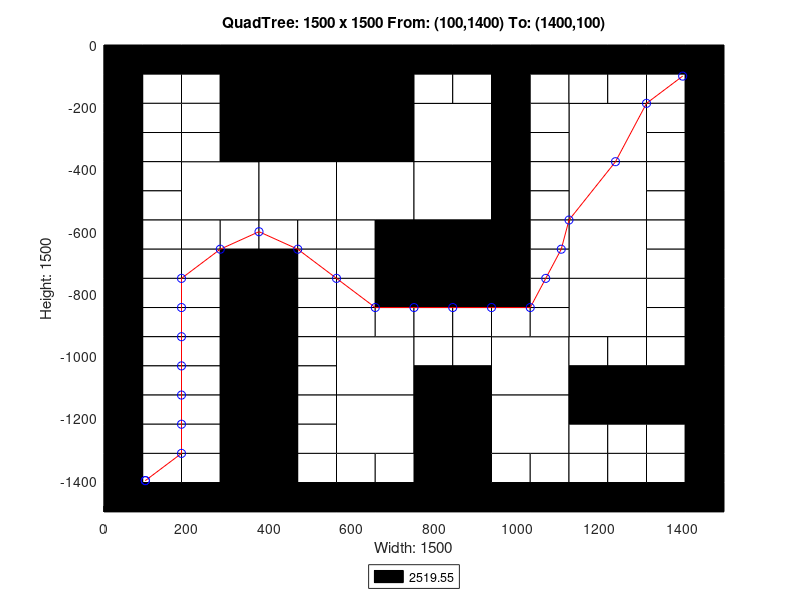

Here is the MATLAB script that generated this plot:
axis([0 1500 -1500 0]);
title('QuadTree: 1500 x 1500 From: (100,1400) To: (1400,100)');
xlabel('Width: 1500');
ylabel('Height: 1500');
rectangle('Position',[375 -375 375 375], 'FaceColor',[0 0 0]);
rectangle('Position',[187.5 -562.5 187.5 187.5], 'FaceColor',[1 1 1]);
rectangle('Position',[375 -562.5 187.5 187.5], 'FaceColor',[1 1 1]);
rectangle('Position',[562.5 -562.5 187.5 187.5], 'FaceColor',[1 1 1]);
rectangle('Position',[750 -375 187.5 187.5], 'FaceColor',[1 1 1]);
rectangle('Position',[1125 -375 187.5 187.5], 'FaceColor',[1 1 1]);
rectangle('Position',[750 -562.5 187.5 187.5], 'FaceColor',[1 1 1]);
rectangle('Position',[750 -750 187.5 187.5], 'FaceColor',[0 0 0]);
rectangle('Position',[1125 -562.5 187.5 187.5], 'FaceColor',[1 1 1]);
rectangle('Position',[1125 -750 187.5 187.5], 'FaceColor',[1 1 1]);
rectangle('Position',[562.5 -1125 187.5 187.5], 'FaceColor',[1 1 1]);
rectangle('Position',[562.5 -1312.5 187.5 187.5], 'FaceColor',[1 1 1]);
rectangle('Position',[937.5 -1125 187.5 187.5], 'FaceColor',[1 1 1]);
rectangle('Position',[1125 -937.5 187.5 187.5], 'FaceColor',[1 1 1]);
rectangle('Position',[750 -1312.5 187.5 187.5], 'FaceColor',[0 0 0]);
rectangle('Position',[937.5 -1312.5 187.5 187.5], 'FaceColor',[1 1 1]);
rectangle('Position',[750 -1500 187.5 187.5], 'FaceColor',[0 0 0]);
rectangle('Position',[0 -93.75 93.75 93.75], 'FaceColor',[0 0 0]);
rectangle('Position',[93.75 -93.75 93.75 93.75], 'FaceColor',[0 0 0]);
rectangle('Position',[0 -187.5 93.75 93.75], 'FaceColor',[0 0 0]);
rectangle('Position',[93.75 -187.5 93.75 93.75], 'FaceColor',[1 1 1]);
rectangle('Position',[187.5 -93.75 93.75 93.75], 'FaceColor',[0 0 0]);
rectangle('Position',[281.25 -93.75 93.75 93.75], 'FaceColor',[0 0 0]);
rectangle('Position',[187.5 -187.5 93.75 93.75], 'FaceColor',[1 1 1]);
rectangle('Position',[281.25 -187.5 93.75 93.75], 'FaceColor',[0 0 0]);
rectangle('Position',[0 -281.25 93.75 93.75], 'FaceColor',[0 0 0]);
rectangle('Position',[93.75 -281.25 93.75 93.75], 'FaceColor',[1 1 1]);
rectangle('Position',[0 -375 93.75 93.75], 'FaceColor',[0 0 0]);
rectangle('Position',[93.75 -375 93.75 93.75], 'FaceColor',[1 1 1]);
rectangle('Position',[187.5 -281.25 93.75 93.75], 'FaceColor',[1 1 1]);
rectangle('Position',[281.25 -281.25 93.75 93.75], 'FaceColor',[0 0 0]);
rectangle('Position',[187.5 -375 93.75 93.75], 'FaceColor',[1 1 1]);
rectangle('Position',[281.25 -375 93.75 93.75], 'FaceColor',[0 0 0]);
rectangle('Position',[0 -468.75 93.75 93.75], 'FaceColor',[0 0 0]);
rectangle('Position',[93.75 -468.75 93.75 93.75], 'FaceColor',[1 1 1]);
rectangle('Position',[0 -562.5 93.75 93.75], 'FaceColor',[0 0 0]);
rectangle('Position',[93.75 -562.5 93.75 93.75], 'FaceColor',[1 1 1]);
rectangle('Position',[0 -656.25 93.75 93.75], 'FaceColor',[0 0 0]);
rectangle('Position',[93.75 -656.25 93.75 93.75], 'FaceColor',[1 1 1]);
rectangle('Position',[0 -750 93.75 93.75], 'FaceColor',[0 0 0]);
rectangle('Position',[93.75 -750 93.75 93.75], 'FaceColor',[1 1 1]);
rectangle('Position',[187.5 -656.25 93.75 93.75], 'FaceColor',[1 1 1]);
rectangle('Position',[281.25 -656.25 93.75 93.75], 'FaceColor',[1 1 1]);
rectangle('Position',[187.5 -750 93.75 93.75], 'FaceColor',[1 1 1]);
rectangle('Position',[281.25 -750 93.75 93.75], 'FaceColor',[0 0 0]);
rectangle('Position',[375 -656.25 93.75 93.75], 'FaceColor',[1 1 1]);
rectangle('Position',[468.75 -656.25 93.75 93.75], 'FaceColor',[1 1 1]);
rectangle('Position',[375 -750 93.75 93.75], 'FaceColor',[0 0 0]);
rectangle('Position',[468.75 -750 93.75 93.75], 'FaceColor',[1 1 1]);
rectangle('Position',[562.5 -656.25 93.75 93.75], 'FaceColor',[1 1 1]);
rectangle('Position',[656.25 -656.25 93.75 93.75], 'FaceColor',[0 0 0]);
rectangle('Position',[562.5 -750 93.75 93.75], 'FaceColor',[1 1 1]);
rectangle('Position',[656.25 -750 93.75 93.75], 'FaceColor',[0 0 0]);
rectangle('Position',[750 -93.75 93.75 93.75], 'FaceColor',[0 0 0]);
rectangle('Position',[843.75 -93.75 93.75 93.75], 'FaceColor',[0 0 0]);
rectangle('Position',[750 -187.5 93.75 93.75], 'FaceColor',[1 1 1]);
rectangle('Position',[843.75 -187.5 93.75 93.75], 'FaceColor',[1 1 1]);
rectangle('Position',[937.5 -93.75 93.75 93.75], 'FaceColor',[0 0 0]);
rectangle('Position',[1031.25 -93.75 93.75 93.75], 'FaceColor',[0 0 0]);
rectangle('Position',[937.5 -187.5 93.75 93.75], 'FaceColor',[0 0 0]);
rectangle('Position',[1031.25 -187.5 93.75 93.75], 'FaceColor',[1 1 1]);
rectangle('Position',[937.5 -281.25 93.75 93.75], 'FaceColor',[0 0 0]);
rectangle('Position',[1031.25 -281.25 93.75 93.75], 'FaceColor',[1 1 1]);
rectangle('Position',[937.5 -375 93.75 93.75], 'FaceColor',[0 0 0]);
rectangle('Position',[1031.25 -375 93.75 93.75], 'FaceColor',[1 1 1]);
rectangle('Position',[1125 -93.75 93.75 93.75], 'FaceColor',[0 0 0]);
rectangle('Position',[1218.75 -93.75 93.75 93.75], 'FaceColor',[0 0 0]);
rectangle('Position',[1125 -187.5 93.75 93.75], 'FaceColor',[1 1 1]);
rectangle('Position',[1218.75 -187.5 93.75 93.75], 'FaceColor',[1 1 1]);
rectangle('Position',[1312.5 -93.75 93.75 93.75], 'FaceColor',[0 0 0]);
rectangle('Position',[1406.25 -93.75 93.75 93.75], 'FaceColor',[0 0 0]);
rectangle('Position',[1312.5 -187.5 93.75 93.75], 'FaceColor',[1 1 1]);
rectangle('Position',[1406.25 -187.5 93.75 93.75], 'FaceColor',[0 0 0]);
rectangle('Position',[1312.5 -281.25 93.75 93.75], 'FaceColor',[1 1 1]);
rectangle('Position',[1406.25 -281.25 93.75 93.75], 'FaceColor',[0 0 0]);
rectangle('Position',[1312.5 -375 93.75 93.75], 'FaceColor',[1 1 1]);
rectangle('Position',[1406.25 -375 93.75 93.75], 'FaceColor',[0 0 0]);
rectangle('Position',[937.5 -468.75 93.75 93.75], 'FaceColor',[0 0 0]);
rectangle('Position',[1031.25 -468.75 93.75 93.75], 'FaceColor',[1 1 1]);
rectangle('Position',[937.5 -562.5 93.75 93.75], 'FaceColor',[0 0 0]);
rectangle('Position',[1031.25 -562.5 93.75 93.75], 'FaceColor',[1 1 1]);
rectangle('Position',[937.5 -656.25 93.75 93.75], 'FaceColor',[0 0 0]);
rectangle('Position',[1031.25 -656.25 93.75 93.75], 'FaceColor',[1 1 1]);
rectangle('Position',[937.5 -750 93.75 93.75], 'FaceColor',[0 0 0]);
rectangle('Position',[1031.25 -750 93.75 93.75], 'FaceColor',[1 1 1]);
rectangle('Position',[1312.5 -468.75 93.75 93.75], 'FaceColor',[1 1 1]);
rectangle('Position',[1406.25 -468.75 93.75 93.75], 'FaceColor',[0 0 0]);
rectangle('Position',[1312.5 -562.5 93.75 93.75], 'FaceColor',[1 1 1]);
rectangle('Position',[1406.25 -562.5 93.75 93.75], 'FaceColor',[0 0 0]);
rectangle('Position',[1312.5 -656.25 93.75 93.75], 'FaceColor',[1 1 1]);
rectangle('Position',[1406.25 -656.25 93.75 93.75], 'FaceColor',[0 0 0]);
rectangle('Position',[1312.5 -750 93.75 93.75], 'FaceColor',[1 1 1]);
rectangle('Position',[1406.25 -750 93.75 93.75], 'FaceColor',[0 0 0]);
rectangle('Position',[0 -843.75 93.75 93.75], 'FaceColor',[0 0 0]);
rectangle('Position',[93.75 -843.75 93.75 93.75], 'FaceColor',[1 1 1]);
rectangle('Position',[0 -937.5 93.75 93.75], 'FaceColor',[0 0 0]);
rectangle('Position',[93.75 -937.5 93.75 93.75], 'FaceColor',[1 1 1]);
rectangle('Position',[187.5 -843.75 93.75 93.75], 'FaceColor',[1 1 1]);
rectangle('Position',[281.25 -843.75 93.75 93.75], 'FaceColor',[0 0 0]);
rectangle('Position',[187.5 -937.5 93.75 93.75], 'FaceColor',[1 1 1]);
rectangle('Position',[281.25 -937.5 93.75 93.75], 'FaceColor',[0 0 0]);
rectangle('Position',[0 -1031.25 93.75 93.75], 'FaceColor',[0 0 0]);
rectangle('Position',[93.75 -1031.25 93.75 93.75], 'FaceColor',[1 1 1]);
rectangle('Position',[0 -1125 93.75 93.75], 'FaceColor',[0 0 0]);
rectangle('Position',[93.75 -1125 93.75 93.75], 'FaceColor',[1 1 1]);
rectangle('Position',[187.5 -1031.25 93.75 93.75], 'FaceColor',[1 1 1]);
rectangle('Position',[281.25 -1031.25 93.75 93.75], 'FaceColor',[0 0 0]);
rectangle('Position',[187.5 -1125 93.75 93.75], 'FaceColor',[1 1 1]);
rectangle('Position',[281.25 -1125 93.75 93.75], 'FaceColor',[0 0 0]);
rectangle('Position',[375 -843.75 93.75 93.75], 'FaceColor',[0 0 0]);
rectangle('Position',[468.75 -843.75 93.75 93.75], 'FaceColor',[1 1 1]);
rectangle('Position',[375 -937.5 93.75 93.75], 'FaceColor',[0 0 0]);
rectangle('Position',[468.75 -937.5 93.75 93.75], 'FaceColor',[1 1 1]);
rectangle('Position',[562.5 -843.75 93.75 93.75], 'FaceColor',[1 1 1]);
rectangle('Position',[656.25 -843.75 93.75 93.75], 'FaceColor',[0 0 0]);
rectangle('Position',[562.5 -937.5 93.75 93.75], 'FaceColor',[1 1 1]);
rectangle('Position',[656.25 -937.5 93.75 93.75], 'FaceColor',[1 1 1]);
rectangle('Position',[375 -1031.25 93.75 93.75], 'FaceColor',[0 0 0]);
rectangle('Position',[468.75 -1031.25 93.75 93.75], 'FaceColor',[1 1 1]);
rectangle('Position',[375 -1125 93.75 93.75], 'FaceColor',[0 0 0]);
rectangle('Position',[468.75 -1125 93.75 93.75], 'FaceColor',[1 1 1]);
rectangle('Position',[0 -1218.75 93.75 93.75], 'FaceColor',[0 0 0]);
rectangle('Position',[93.75 -1218.75 93.75 93.75], 'FaceColor',[1 1 1]);
rectangle('Position',[0 -1312.5 93.75 93.75], 'FaceColor',[0 0 0]);
rectangle('Position',[93.75 -1312.5 93.75 93.75], 'FaceColor',[1 1 1]);
rectangle('Position',[187.5 -1218.75 93.75 93.75], 'FaceColor',[1 1 1]);
rectangle('Position',[281.25 -1218.75 93.75 93.75], 'FaceColor',[0 0 0]);
rectangle('Position',[187.5 -1312.5 93.75 93.75], 'FaceColor',[1 1 1]);
rectangle('Position',[281.25 -1312.5 93.75 93.75], 'FaceColor',[0 0 0]);
rectangle('Position',[0 -1406.25 93.75 93.75], 'FaceColor',[0 0 0]);
rectangle('Position',[93.75 -1406.25 93.75 93.75], 'FaceColor',[1 1 1]);
rectangle('Position',[0 -1500 93.75 93.75], 'FaceColor',[0 0 0]);
rectangle('Position',[93.75 -1500 93.75 93.75], 'FaceColor',[0 0 0]);
rectangle('Position',[187.5 -1406.25 93.75 93.75], 'FaceColor',[1 1 1]);
rectangle('Position',[281.25 -1406.25 93.75 93.75], 'FaceColor',[0 0 0]);
rectangle('Position',[187.5 -1500 93.75 93.75], 'FaceColor',[0 0 0]);
rectangle('Position',[281.25 -1500 93.75 93.75], 'FaceColor',[0 0 0]);
rectangle('Position',[375 -1218.75 93.75 93.75], 'FaceColor',[0 0 0]);
rectangle('Position',[468.75 -1218.75 93.75 93.75], 'FaceColor',[1 1 1]);
rectangle('Position',[375 -1312.5 93.75 93.75], 'FaceColor',[0 0 0]);
rectangle('Position',[468.75 -1312.5 93.75 93.75], 'FaceColor',[1 1 1]);
rectangle('Position',[375 -1406.25 93.75 93.75], 'FaceColor',[0 0 0]);
rectangle('Position',[468.75 -1406.25 93.75 93.75], 'FaceColor',[1 1 1]);
rectangle('Position',[375 -1500 93.75 93.75], 'FaceColor',[0 0 0]);
rectangle('Position',[468.75 -1500 93.75 93.75], 'FaceColor',[0 0 0]);
rectangle('Position',[562.5 -1406.25 93.75 93.75], 'FaceColor',[1 1 1]);
rectangle('Position',[656.25 -1406.25 93.75 93.75], 'FaceColor',[1 1 1]);
rectangle('Position',[562.5 -1500 93.75 93.75], 'FaceColor',[0 0 0]);
rectangle('Position',[656.25 -1500 93.75 93.75], 'FaceColor',[0 0 0]);
rectangle('Position',[750 -843.75 93.75 93.75], 'FaceColor',[0 0 0]);
rectangle('Position',[843.75 -843.75 93.75 93.75], 'FaceColor',[0 0 0]);
rectangle('Position',[750 -937.5 93.75 93.75], 'FaceColor',[1 1 1]);
rectangle('Position',[843.75 -937.5 93.75 93.75], 'FaceColor',[1 1 1]);
rectangle('Position',[937.5 -843.75 93.75 93.75], 'FaceColor',[0 0 0]);
rectangle('Position',[1031.25 -843.75 93.75 93.75], 'FaceColor',[1 1 1]);
rectangle('Position',[937.5 -937.5 93.75 93.75], 'FaceColor',[1 1 1]);
rectangle('Position',[1031.25 -937.5 93.75 93.75], 'FaceColor',[1 1 1]);
rectangle('Position',[750 -1031.25 93.75 93.75], 'FaceColor',[1 1 1]);
rectangle('Position',[843.75 -1031.25 93.75 93.75], 'FaceColor',[1 1 1]);
rectangle('Position',[750 -1125 93.75 93.75], 'FaceColor',[0 0 0]);
rectangle('Position',[843.75 -1125 93.75 93.75], 'FaceColor',[0 0 0]);
rectangle('Position',[1312.5 -843.75 93.75 93.75], 'FaceColor',[1 1 1]);
rectangle('Position',[1406.25 -843.75 93.75 93.75], 'FaceColor',[0 0 0]);
rectangle('Position',[1312.5 -937.5 93.75 93.75], 'FaceColor',[1 1 1]);
rectangle('Position',[1406.25 -937.5 93.75 93.75], 'FaceColor',[0 0 0]);
rectangle('Position',[1125 -1031.25 93.75 93.75], 'FaceColor',[1 1 1]);
rectangle('Position',[1218.75 -1031.25 93.75 93.75], 'FaceColor',[1 1 1]);
rectangle('Position',[1125 -1125 93.75 93.75], 'FaceColor',[0 0 0]);
rectangle('Position',[1218.75 -1125 93.75 93.75], 'FaceColor',[0 0 0]);
rectangle('Position',[1312.5 -1031.25 93.75 93.75], 'FaceColor',[1 1 1]);
rectangle('Position',[1406.25 -1031.25 93.75 93.75], 'FaceColor',[0 0 0]);
rectangle('Position',[1312.5 -1125 93.75 93.75], 'FaceColor',[0 0 0]);
rectangle('Position',[1406.25 -1125 93.75 93.75], 'FaceColor',[0 0 0]);
rectangle('Position',[937.5 -1406.25 93.75 93.75], 'FaceColor',[1 1 1]);
rectangle('Position',[1031.25 -1406.25 93.75 93.75], 'FaceColor',[1 1 1]);
rectangle('Position',[937.5 -1500 93.75 93.75], 'FaceColor',[0 0 0]);
rectangle('Position',[1031.25 -1500 93.75 93.75], 'FaceColor',[0 0 0]);
rectangle('Position',[1125 -1218.75 93.75 93.75], 'FaceColor',[0 0 0]);
rectangle('Position',[1218.75 -1218.75 93.75 93.75], 'FaceColor',[0 0 0]);
rectangle('Position',[1125 -1312.5 93.75 93.75], 'FaceColor',[1 1 1]);
rectangle('Position',[1218.75 -1312.5 93.75 93.75], 'FaceColor',[1 1 1]);
rectangle('Position',[1312.5 -1218.75 93.75 93.75], 'FaceColor',[0 0 0]);
rectangle('Position',[1406.25 -1218.75 93.75 93.75], 'FaceColor',[0 0 0]);
rectangle('Position',[1312.5 -1312.5 93.75 93.75], 'FaceColor',[1 1 1]);
rectangle('Position',[1406.25 -1312.5 93.75 93.75], 'FaceColor',[0 0 0]);
rectangle('Position',[1125 -1406.25 93.75 93.75], 'FaceColor',[1 1 1]);
rectangle('Position',[1218.75 -1406.25 93.75 93.75], 'FaceColor',[1 1 1]);
rectangle('Position',[1125 -1500 93.75 93.75], 'FaceColor',[0 0 0]);
rectangle('Position',[1218.75 -1500 93.75 93.75], 'FaceColor',[0 0 0]);
rectangle('Position',[1312.5 -1406.25 93.75 93.75], 'FaceColor',[1 1 1]);
rectangle('Position',[1406.25 -1406.25 93.75 93.75], 'FaceColor',[0 0 0]);
rectangle('Position',[1312.5 -1500 93.75 93.75], 'FaceColor',[0 0 0]);
rectangle('Position',[1406.25 -1500 93.75 93.75], 'FaceColor',[0 0 0]);
X=[1400,1312.5,1237.5,1125,1106.25,1068.75,1031.25,937.5,843.75,750,656.25,562.5,468.75,375,281.25,187.5,187.5,187.5,187.5,187.5,187.5,187.5,100,100];
Y=[-100,-187.5,-375,-562.5,-656.25,-750,-843.75,-843.75,-843.75,-843.75,-843.75,-750,-656.25,-600,-656.25,-750,-843.75,-937.5,-1031.25,-1125,-1218.75,-1312.5,-1400,-1400];
hold on;
plot(X,Y,'r');
plot(X,Y,'bo');
legend('2519.55','Location','southoutside');
